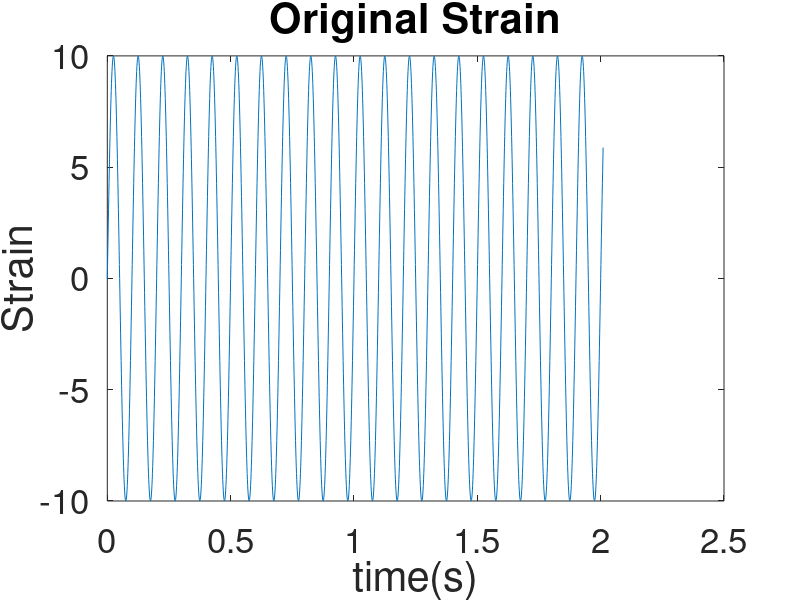
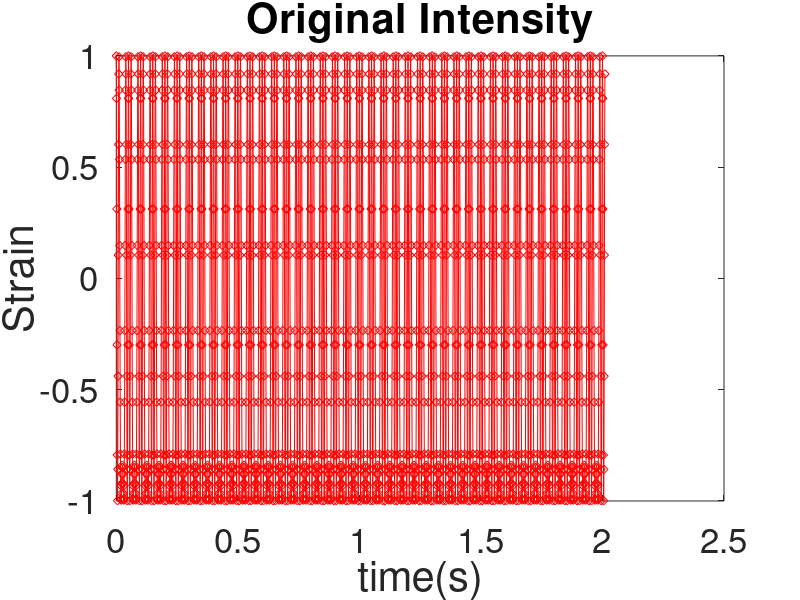
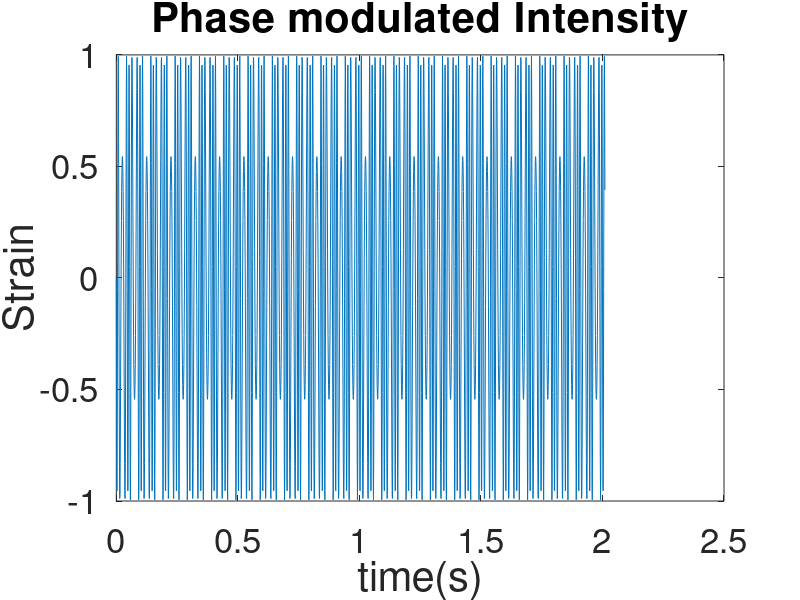
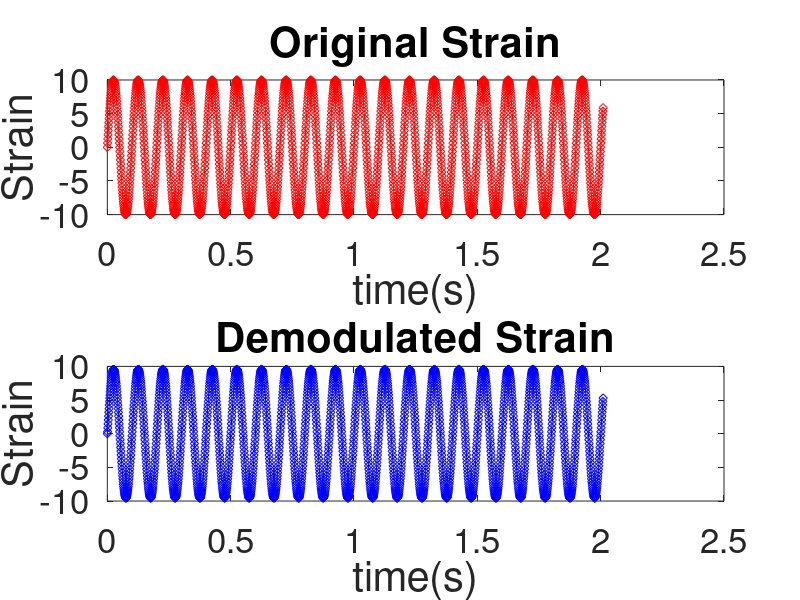

The MATLAB script that drew these images, in order:
%%Setting up strain
%The strain function is defined here and you can change the function into any other type of equation and the code will still function.
%For example you could use a linearly varying strain function like strain = 0.2*t and try it out. The code can still extract the 
%the information from the input intensity
t=0:0.001:2.01;
strain=10*sin(2*pi*10*t);
%%Defining Intesnity
i=1;
for t=0:0.001:2.01
    In(i)=cos(strain(i));
    i=i+1;
end
%%Changing phase of intensity by 90
i=1;
for t=0:0.001:2.01
    In_90(i)=cos(strain(i)+pi/2);
    i=i+1;
end
%%plotting strain,Intensity and phase moudlated intensity vs time
t=0:0.001:2.01;
figure(1);
plot(t,strain);
set(gca,'FontSize',25);
title('Original Strain','FontSize',30);
ylabel('Strain','FontSize',30);
xlabel('time(s)','FontSize',30);
figure(2);plot(t,In,'-rd');
set(gca,'FontSize',25);
title('Original Intensity','FontSize',30);
ylabel('Strain','FontSize',30);
xlabel('time(s)','FontSize',30);
figure(3);plot(t,In_90);
set(gca,'FontSize',25);
title('Phase modulated Intensity','FontSize',30);
ylabel('Strain','FontSize',30);
xlabel('time(s)','FontSize',30);
%Defining the derivative terms
Diff1=[];
Diff2=[];
i=2;
Diff1(1)=0;
Diff2(1)=0;
for t=0.001:0.001:2.01
    Diff1(i)=In_90(i)*(In(i)-In(i-1));
    Diff2(i)=In(i)*(In_90(i)-In_90(i-1));
    i=i+1;
end
%The difference between crossmultiplied and integral terms, that is the
%term being integrated
I=[];
i=1;
for t=0:0.001:2.01
    I(i)=Diff1(i)-Diff2(i);
    i=i+1;
end
%%Integrating the Integrand by using trapezoid function
i=1;
demod=zeros(size(strain));
for t=0:0.001:2.01
    sum=[];
    for j=i:-1:1
        sum=[sum I(j)];
    end
    demodgg(i)=trapz(sum);
    i=i+1;
end   
%%Plotting strain and demodulated strain
t=0:0.001:2.01;
figure(4);
subplot(2,1,1);
plot(t,strain,'-rd');
set(gca,'FontSize',25);
title('Original Strain','FontSize',30);
ylabel('Strain','FontSize',30);
xlabel('time(s)','FontSize',30);
subplot(2,1,2);
plot(t,demodgg,'-bd');
set(gca,'FontSize',25);
title('Demodulated Strain','FontSize',30)
ylabel('Strain','FontSize',30);
xlabel('time(s)','FontSize',30);


